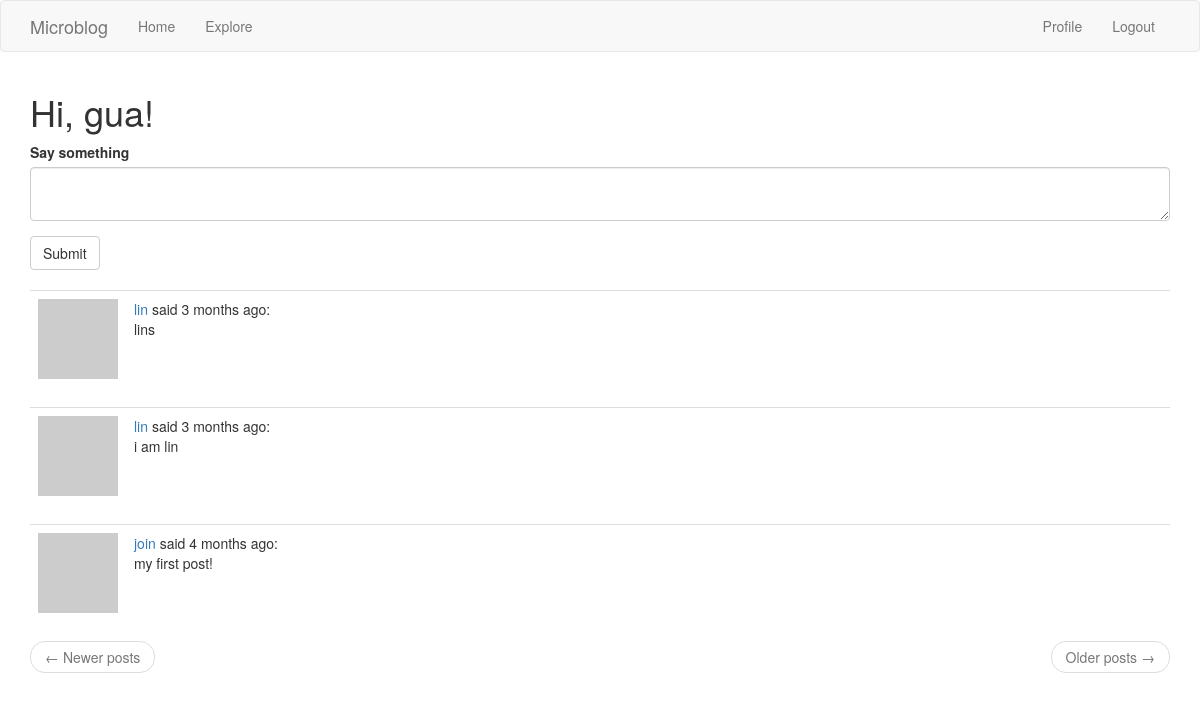
Page /index (signed in) on the committed database.
### app/models.py (models this page shows, shortened)
class User(db.Model, UserMixin):  # 设置数据库User表
    id = db.Column(db.Integer, primary_key=True)
    username = db.Column(db.String(64), index=True, unique=True)
    email = db.Column(db.String(120), index=True, unique=True)
    password_hash = db.Column(db.String(128))
    about_me = db.Column(db.String(140))
    last_seen = db.Column(db.DateTime, default=datetime.utcnow)
    posts = db.relationship('Post', backref='author', lazy='dynamic')
    """lazy 通俗了说，select就是访问到属性的时候，就会全部加载该属性的数据。
    joined则是在对关联的两个表进行join操作，从而获取到所有相关的对象。
    dynamic则不一样，在访问属性的时候，并没有在内存中加载数据，而是返回一个query对象,
     需要执行相应方法才可以获取对象，比如.all().下面结合实例解释这几个的使用场景"""
    """User类有一个新的posts字段，用db.relationship初始化。这不是实际的数据库字段，
    而是用户和其动态之间关系的高级视图，因此它不在数据库图表中。
    对于一对多关系，db.relationship字段通常在“一”的这边定义，并用作访问“多”的便捷方式。
    因此，如果我有一个用户实例u，表达式u.posts将运行一个数据库查询，返回该用户发表过的所有动态。
     db.relationship的第一个参数表示代表关系“多”的类。
     backref参数定义了代表“多”的类的实例反向调用“一”的时候的属性名称。
     这将会为用户动态添加一个属性post.author，调用它将返回给该用户动态的用户实例。
     lazy参数定义了这种关系调用的数据库查询是如何执行的"""
    """user1.followed.append(user2)
        要取消关注该用户，我可以这么做：
        user1.followed.remove(user2)"""
    followed = db.relationship(
        'User', secondary=followers,
        primaryjoin=(followers.c.follower_id == id),
        secondaryjoin=(followers.c.followed_id == id),
        backref=db.backref('followers', lazy='dynamic'), lazy='dynamic')
    def avatar(self, size):  # 生成图片并返回
        digest = md5(self.email.lower().encode('utf-8')).hexdigest()  # 生成唯一图片
        return 'https://www.gravatar.com/avatar/{}?d=identicon&s={}'.format(
            digest, size)  # 返回图片
    def followed_posts(self):  # 找出关注的人
        return Post.query\
            .join(followers,(followers.c.followed_id == Post.user_id)) \
            .filter(followers.c.follower_id == self.id)\
            .order_by(Post.timestamp.desc())

class Post(db.Model):  # 设置post表
    id = db.Column(db.Integer, primary_key=True)
    body = db.Column(db.String(140))
    timestamp = db.Column(db.DateTime, index=True, default=datetime.utcnow)
    user_id = db.Column(db.Integer, db.ForeignKey('user.id'))

### app/routes.py (the view)
@app.route('/', methods=['GET', 'POST'])
@app.route('/index', methods=['GET', 'POST'])
@login_required
def index():
    form = PostForm()
    if form.validate_on_submit():
        post = Post(body=form.post.data, author=current_user)
        db.session.add(post)
        db.session.commit()
        flash('Your post is now live!')
        return redirect(url_for('index'))  # 提交post后 重定向
    page = request.args.get('page', 1, type=int)
    print(page, "===========================")
    posts = current_user.followed_posts().paginate(page, app.config['POSTS_PER_PAGE'], False)
    next_url = url_for('index', page=posts.next_num) if posts.has_next else None
    prev_url = url_for('index', page=posts.prev_num) if posts.has_prev else None
    return render_template('index.html', title='Home', form=form,
                           posts=posts.items, next_url=next_url,
                           prev_url=prev_url)

### app/forms.py
class PostForm(FlaskForm):
    post = TextAreaField('Say something', validators=[
        DataRequired(), Length(min=1, max=140)])
    submit = SubmitField('Submit')

### app/models.py (called while the page is built)
@login.user_loader
def load_user(id):
    return User.query.get(int(id))

### app/routes.py (called while the page is built)
@app.before_request
def before_request():  # 每次请求前执行 设置时间
    if current_user.is_authenticated:
        current_user.last_seen = datetime.utcnow()
        db.session.commit()

### app/templates/index.html
{% extends "base.html" %}
{% import 'bootstrap/wtf.html' as wtf %}
{% block app_content %}
    <h1>Hi, {{ current_user.username }}!</h1>
    {% if form %}
    {{ wtf.quick_form(form) }}
    <br>
    {% endif %}
    {% for post in posts %}
        {% include '_post.html' %}
    {% endfor %}
    <nav aria-label="...">
        <ul class="pager">
            <li class="previous{% if not prev_url %} disabled{% endif %}">
                <a href="{{ prev_url or '#' }}">
                    <span aria-hidden="true">&larr;</span> Newer posts
                </a>
            </li>
            <li class="next{% if not next_url %} disabled{% endif %}">
                <a href="{{ next_url or '#' }}">
                    Older posts <span aria-hidden="true">&rarr;</span>
                </a>
            </li>
        </ul>
    </nav>
{% endblock %}

### app/templates/_post.html
    <table class="table table-hover">
        <tr>
            <td width="70px">
                <a href="{{ url_for('user', username=post.author.username) }}">
                    <img src="{{ post.author.avatar(70) }}" />
                </a>
            </td>
            <td>
               <a href="{{ url_for('user', username=post.author.username) }}">
                    {{ post.author.username }}
                </a>
                said {{ moment(post.timestamp).fromNow() }}:
                <br>
                {{ post.body }}
            </td>
        </tr>
    </table>

### rows in the picture
User: username "gua"
Post: author.username "lin", timestamp "3 months ago", body "lins"
Post: author.username "lin", timestamp "3 months ago", body "i am lin"
Post: author.username "join", timestamp "4 months ago", body "my first post!"
